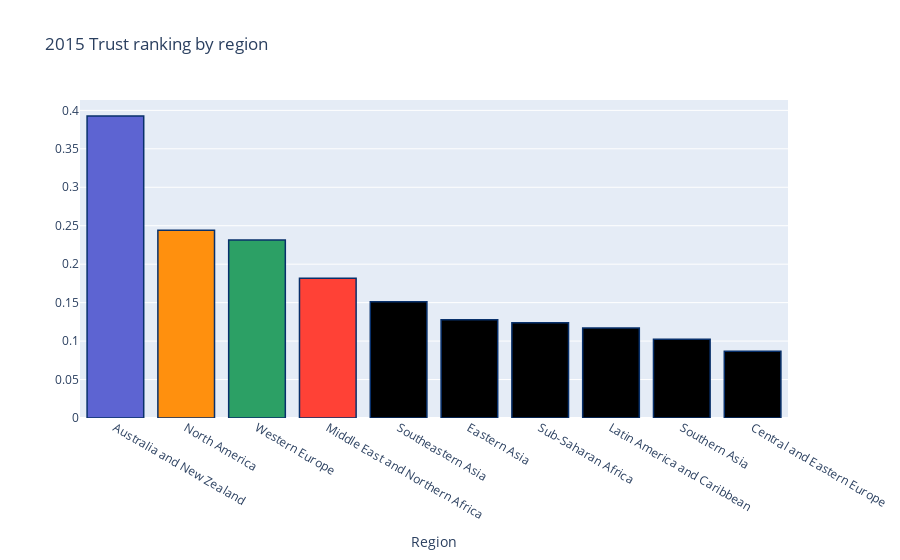

Write notebook code for a chart like this one.
### Markdown cell above
## Trust ranking by region

### Code cell
region_mean = data2015.groupby(['region'])['trust'].mean()
region_mean.sort_values(ascending=False, inplace=True)

# Bar Chart
trace1 = go.Bar(
    x=region_mean.index,
    y=region_mean.values,
    marker=dict(
        color=['rgb(93, 100, 210)', 'rgb(255, 144, 14)',
               'rgb(44, 160, 101)', 'rgb(255, 65, 54)'],
        line=dict(
            color='rgb(8,48,107)',
            width=1.5,
        )
    ),
)

data = [trace1]
layout = go.Layout(
    barmode='stack'
)
layout = dict(title = '2015 Trust ranking by region',
              xaxis= dict(title= 'Region',ticklen= 5,zeroline= False)
             )
fig = go.Figure(data=data, layout=layout)
iplot(fig)

### Figure 1 — Plotly figure (JSON) as saved in the notebook; plotly's stock layout.template omitted (floating-point values rounded to 4 significant figures)
{"data": [{"marker": {"color": ["rgb(93, 100, 210)", "rgb(255, 144, 14)", "rgb(44, 160, 101)", "rgb(255, 65, 54)"], "line": {"color": "rgb(8,48,107)", "width": 1.5}}, "type": "bar", "x": ["Australia and New Zealand", "North America", "Western Europe", "Middle East and Northern Africa", "Southeastern Asia", "Eastern Asia", "Sub-Saharan Africa", "Latin America and Caribbean", "Southern Asia", "Central and Eastern Europe"], "y": [0.3928, 0.2442, 0.2315, 0.1817, 0.1513, 0.1277, 0.1239, 0.1172, 0.1025, 0.08667]}], "layout": {"title": {"text": "2015 Trust ranking by region"}, "xaxis": {"ticklen": 5, "title": {"text": "Region"}, "zeroline": false}}}
